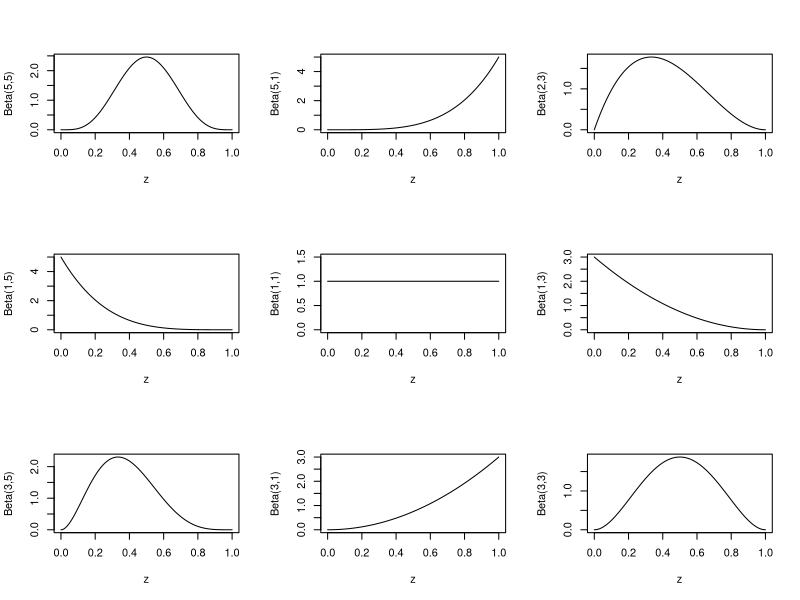
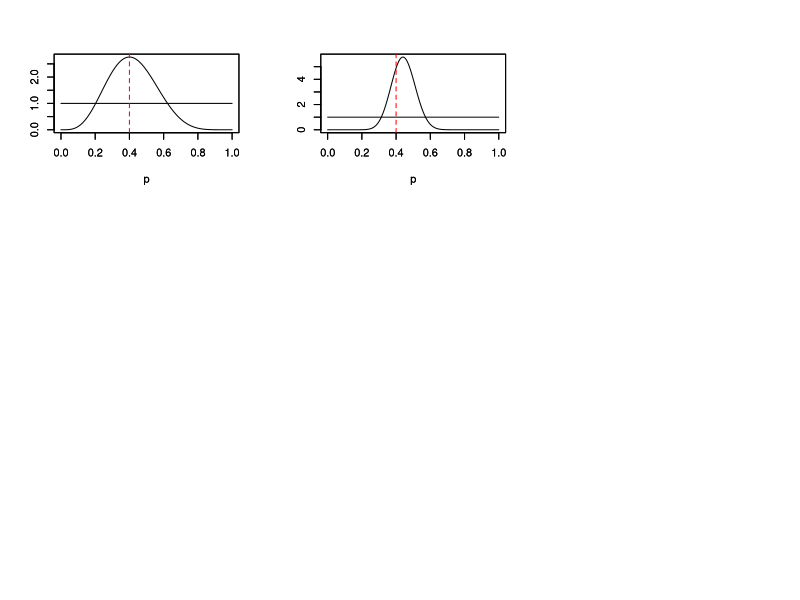

Recreate these plots in R, in order.
## ---- chunk 1
#| label: fig-beta
#| fig-cap: Función de densidad de una distribución beta con distintos valores de los parámetros $a$ y $b$.
#| warning: false
#| fig-width: 10
#| fig-height: 10
z <- seq(0, 1, length = 1000)
par(mfrow = c(3, 3))
# Parametros: alfa=5 beta=5
plot(z, dbeta(z, 5, 5), ylab = "Beta(5,5)", type = "l")

# Parametros: alfa=5 beta=1
plot(z, dbeta(z, 5, 1), ylab = "Beta(5,1)", type = "l")

# Parametros: alfa=5 beta=3
plot(z, dbeta(z, 2, 3), ylab = "Beta(2,3)", type = "l")

# Parametros: alfa=1 beta=5
plot(z, dbeta(z, 1, 5), ylab = "Beta(1,5)", type = "l")

# Parametros: alfa=1 beta=1
plot(z, dbeta(z, 1, 1), ylim = c(0, 1.5), ylab = "Beta(1,1)", type = "l")

# Parametros: alfa=1 beta=3
plot(z, dbeta(z, 1, 3), ylab = "Beta(1,3)", type = "l")

# Parametros: alfa=3 beta=5
plot(z, dbeta(z, 3, 5), ylab = "Beta(3,5)", type = "l")

# Parametros: alfa=3 beta=1
plot(z, dbeta(z, 3, 1), ylab = "Beta(3,1)", type = "l")

# Parametros: alfa=3 beta=3
plot(z, dbeta(z, 3, 3), ylab = "Beta(3,3)", type = "l")
## ---- chunk 2
#| label: fig-posteriori-dado-10
#| fig-cap: Distribución a posteriori para $p$ correspondient a 10 lanzamientos de un dado. 
#| warning: false
#| fig-width: 10
#| fig-height: 7
# Tamaño de muestra
n <- 10
# Simulacion
x <- rbinom(n, 1, 0.4)
# valores de a y b 
a <- sum(x) + 1
b <- n * (1 - mean(x)) + 1
# Grafica de la distribucion a priori y a posteriori
p <- seq(0, 1, .005)
prior <- rep(1, length(p))
y <- dbeta(p, a, b, ncp = 0, log = F)
plot(p, prior, ylim = c(0, max(y)), type = "l", ylab = "")
par(new = T)
plot(p, y, type = "l", ylab = "")
abline(v = 0.4, lty = 2, col = "red", ylim = c(0, max(y)))
## ---- chunk 3
#| label: fig-posteriori-dado-50
#| fig-cap: Distribución a posteriori para $p$ correspondient a 50 lanzamientos de un dado. 
#| warning: false
#| fig-width: 10
#| fig-height: 7
# Tamaño de muestra
n <- 50
# Simulacion
x <- rbinom(n, 1, 0.4)
# Valores de a y b
a <- sum(x) + 1
b <- n * (1 - mean(x)) + 1
# Grafica de la distribucion a priori y a posteriori
p <- seq(0, 1, .005)
prior <- rep(1, length(p))
y <- dbeta(p, a, b, ncp = 0, log = F)
plot(p, prior, ylim = c(0, max(y)), type = "l", ylab = "")
par(new = T)
plot(p, y, type = "l", ylab = "")
abline(v = 0.4, lty = 2, col = "red", ylim = c(0, max(y)))
## ---- chunk 4
# Tamaño de muestra
n <- 10
# Simulacion
x <- rbinom(n, 1, 0.4)
# Valores de a y b
a <- sum(x) + 1
b <- n * (1 - mean(x)) + 1
# Valor de la media a posteriori
a / (a + b)
## ---- chunk 5
# Tamaño de muestra
n <- 50
# Simulacion
x <- rbinom(n, 1, 0.4)
# Valores de a y b
a <- sum(x) + 1
b <- n * (1 - mean(x)) + 1
# Valor de la media a posteriori
a / (a + b)
## ---- chunk 6
# Tamaño de muestra
n <- 10
# Simulacion
x <- rbinom(n, 1, 0.4)
# Valores de a y b
a <- sum(x) + 1
b <- n * (1 - mean(x)) + 1
# Extremo inferior para p al 95
qbeta(0.025, a, b)
# Extremo superior para p al 95
qbeta(0.975, a, b)
## ---- chunk 7
# Tamaño de muestra
n <- 50
# Simulacion
x <- rbinom(n, 1, 0.4)
# Valores de a y b
a <- sum(x) + 1
b <- n * (1 - mean(x)) + 1
# Extremo inferior para p al 95
qbeta(0.025, a, b)
# Extremo superior para p al 95
qbeta(0.975, a, b)
